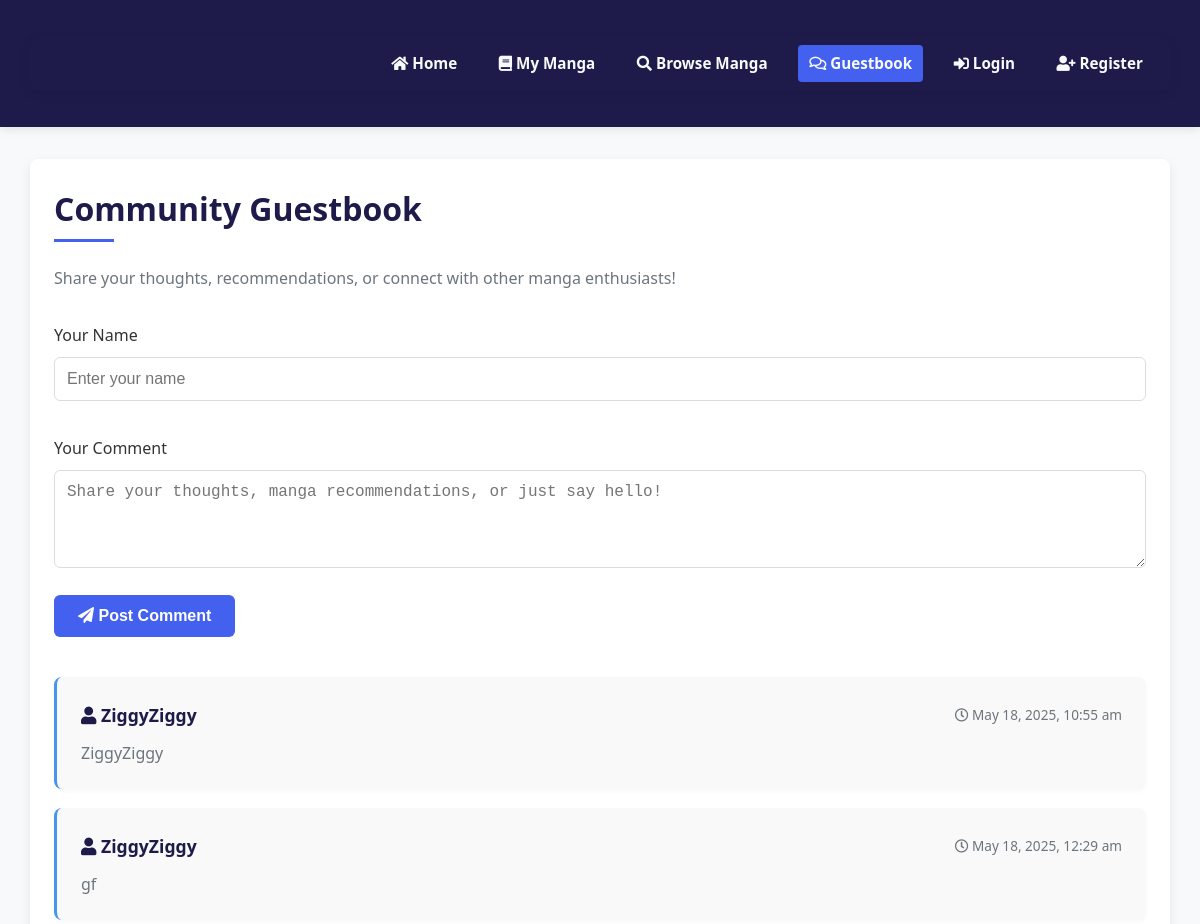
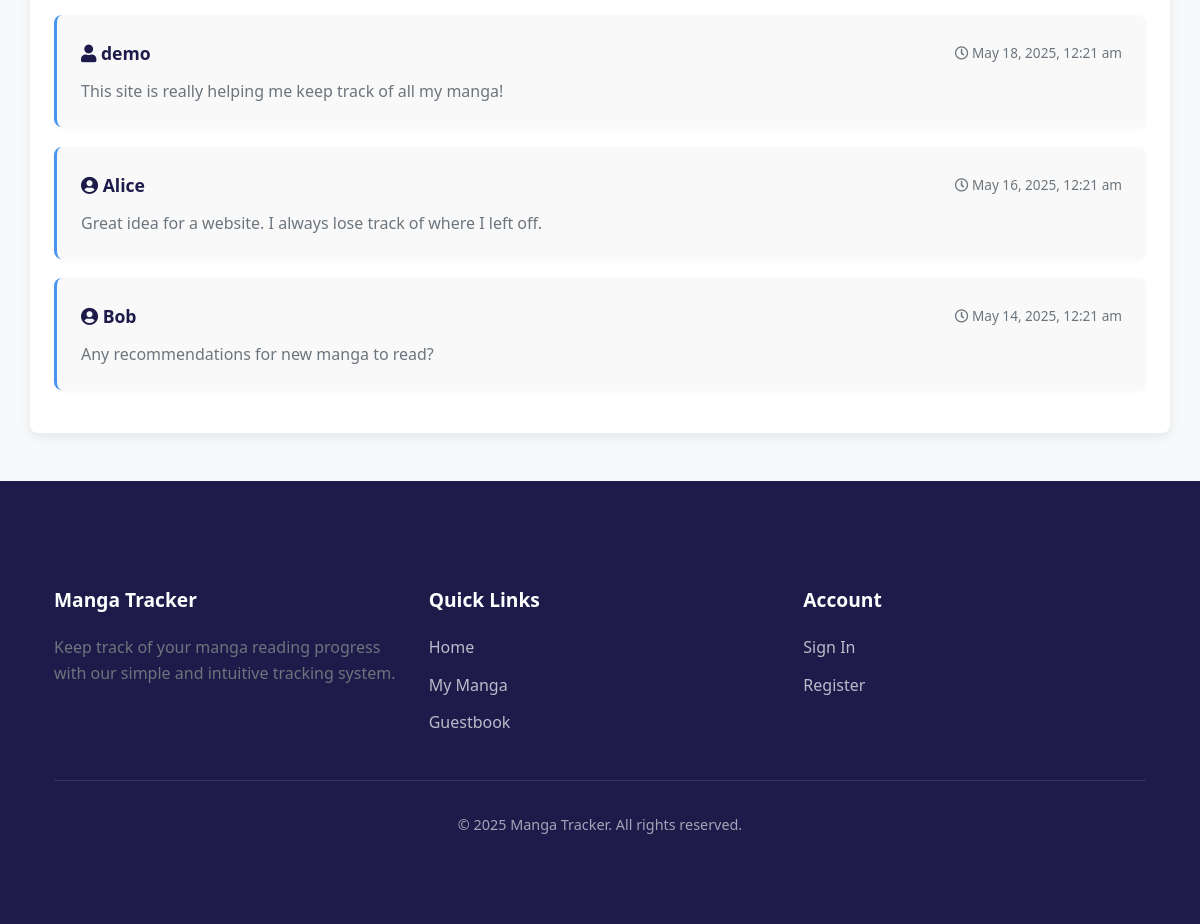
The page /comment.php on the database its author committed (2 pictures, top to bottom).
### tables this page shows
CREATE TABLE `comments` (
  `id` int NOT NULL,
  `user_id` int DEFAULT NULL,
  `name` varchar(100) NOT NULL,
  `content` text NOT NULL,
  `created_at` timestamp NOT NULL DEFAULT CURRENT_TIMESTAMP
);

CREATE TABLE `users` (
  `id` int NOT NULL,
  `username` varchar(50) NOT NULL,
  `password_hash` varchar(255) NOT NULL,
  `email` varchar(100) DEFAULT NULL,
  `created_at` timestamp NOT NULL DEFAULT CURRENT_TIMESTAMP
);

### comment.php (the view, shortened to what this page needs)
<?php require_once __DIR__.'/config/config.php';
$stmt = $pdo->prepare("
  SELECT c.*, u.username
  FROM comments c
  LEFT JOIN users u ON c.user_id = u.id
  ORDER BY c.created_at DESC
  LIMIT 20
");
$stmt->execute();
$comments = $stmt->fetchAll();
?>
<!DOCTYPE html>
<html lang="en">
<head>
  <title>Guestbook – Manga Tracker</title>  <link rel="stylesheet" href="https://cdnjs.cloudflare.com/ajax/libs/font-awesome/5.15.4/css/all.min.css">
  <link rel="stylesheet" href="assets/css/style.css">
  <link rel="stylesheet" href="assets/css/style-fixes.css">
  <link rel="stylesheet" href="assets/css/responsive.css">
</head>
<body>
  <?php include __DIR__.'/header.php'; ?>
  <div class="container">
    <h1>Community Guestbook</h1>
    <p>Share your thoughts, recommendations, or connect with other manga enthusiasts!</p>
    <form method="post" class="mt-2">
      <div class="form-row">
        <div>
          <label for="name">Your Name</label>
          <input type="text" id="name" name="name" placeholder="Enter your name" value="<?= isset($_SESSION['username']) ? htmlspecialchars($_SESSION['username']) : '' ?>" required>
        </div>
      </div>
      <label for="comment">Your Comment</label>
      <textarea id="comment" name="comment" rows="4" placeholder="Share your thoughts, manga recommendations, or just say hello!" required></textarea>
      <button type="submit"><i class="fas fa-paper-plane"></i> Post Comment</button>
    </form>
    <div class="comment-list">
      <?php if (count($comments) > 0): ?>
        <?php foreach($comments as $comment): ?>
          <div class="comment">
            <div class="comment-header">
              <strong>
                <?php if($comment['user_id']): ?>
                  <i class="fas fa-user"></i>
                  <?= htmlspecialchars($comment['username'] ?: $comment['name']) ?>
                <?php else: ?>
                  <i class="fas fa-user-circle"></i>
                  <?= htmlspecialchars($comment['name']) ?>
                <?php endif; ?>
              </strong>
              <em><i class="far fa-clock"></i> <?= date('F j, Y, g:i a', strtotime($comment['created_at'])) ?></em>
            </div>
            <p><?= nl2br(htmlspecialchars($comment['content'])) ?></p>
          </div>
        <?php endforeach; ?>
      <?php endif; ?>
    </div>
  </div>
  <?php include __DIR__.'/footer.php'; ?>
</body>
</html>

### header.php (shortened to what this page needs)
<?php
$isAdminPage = strpos($_SERVER['PHP_SELF'], '/admin/') !== false;
$baseUrl = $isAdminPage ? '../' : '';
?>
<header>
  <div class="container">
    <nav class="main-nav">
      <a href="<?= $baseUrl ?>index.php"><i class="fas fa-home"></i> <span>Home</span></a>
      <a href="<?= $baseUrl ?>manga.php"><i class="fas fa-book"></i> <span>My Manga</span></a>
      <a href="<?= $baseUrl ?>browse.php"><i class="fas fa-search"></i> <span>Browse Manga</span></a>
      <a href="<?= $baseUrl ?>comment.php"><i class="far fa-comments"></i> <span>Guestbook</span></a>
      <?php if (empty($_SESSION['user_id'])): ?>
        <a href="<?= $baseUrl ?>login.php"><i class="fas fa-sign-in-alt"></i> <span>Login</span></a>
        <a href="<?= $baseUrl ?>register.php"><i class="fas fa-user-plus"></i> <span>Register</span></a>
      <?php endif; ?>
    </nav>
  </div>
</header>

### footer.php (shortened to what this page needs)
<footer>
  <div class="container">
    <div class="footer-grid">
      <div>
        <h4>Manga Tracker</h4>
        <p>Keep track of your manga reading progress with our simple and intuitive tracking system.</p>
      </div>      <div class="footer-links">
        <h4>Quick Links</h4>
        <a href="<?= $baseUrl ?>index.php">Home</a>
        <a href="<?= $baseUrl ?>manga.php">My Manga</a>
        <a href="<?= $baseUrl ?>comment.php">Guestbook</a>
      </div>
      <div class="footer-links">
        <h4>Account</h4>        <?php if (empty($_SESSION['user_id'])): ?>
          <a href="<?= $baseUrl ?>login.php">Sign In</a>
          <a href="<?= $baseUrl ?>register.php">Register</a>
        <?php else: ?>
          <a href="<?= $baseUrl ?>logout.php">Sign Out</a>
        <?php endif; ?>
      </div>
    </div>
    <div class="copyright">
      &copy; <?php echo date('Y'); ?> Manga Tracker. All rights reserved.
    </div>
  </div>
</footer>

### assets/css/style.css (style rules this page uses)
* { box-sizing: border-box; margin: 0; padding: 0; }
:root { --primary: #4361ee; --primary-light: #4895ef; --secondary: #3f37c9; --dark: #1e1b4b; --light: #f8f9fa; --gray: #6c757d; --success: #4cc9f0; --danger: #ef476f; }
body { font-family: 'Segoe UI', 'Roboto', Arial, sans-serif; background: var(--light); color: #333; line-height: 1.6; }
header { background: var(--dark); padding: 0.4rem 0; box-shadow: 0 2px 10px rgba(0,0,0,0.1); position: sticky; top: 0; z-index: 100; }
header .container { max-width: 1140px; margin: auto; background: transparent; padding: 0.3rem 1rem; display: flex; align-items: center; justify-content: space-between; }
header nav { display: flex; gap: 1.2rem; }
header nav a { color: var(--light); text-decoration: none; font-weight: 600; font-size: 0.95rem; padding: 0.4rem 0.7rem; border-radius: 4px; transition: all 0.2s ease; }
header nav a.active { background-color: var(--primary); }
.container { max-width: 1140px; margin: 2rem auto; background: #ffffff; padding: 1.5rem; border-radius: 8px; box-shadow: 0 4px 12px rgba(0,0,0,0.08); }
h1 { margin-bottom: 1.5rem; font-size: 2rem; color: var(--dark); position: relative; padding-bottom: 0.5rem; }
h1::after { content: ''; position: absolute; left: 0; bottom: 0; height: 3px; width: 60px; background: var(--primary); }
.container p { margin-bottom: 1.2rem; color: var(--gray); }
form { margin-bottom: 2rem; }
form label { display: block; margin-bottom: 0.5rem; font-weight: 500; }
form input, form textarea { width: 100%; padding: 0.75rem; margin-bottom: 1.2rem; border: 1px solid #ddd; border-radius: 6px; font-size: 1rem; transition: border-color 0.2s ease; }
form button { padding: 0.75rem 1.5rem; background: var(--primary); color: #ffffff; border: none; border-radius: 6px; cursor: pointer; font-size: 1rem; font-weight: 600; transition: all 0.2s ease; }
@media (min-width: 768px) { .form-row { display: flex; gap: 1.5rem; } }
@media (min-width: 768px) { .form-row > * { flex: 1; } }
.comment-list { margin-top: 2.5rem; }
.comment { padding: 1.5rem; border-radius: 8px; background: #f9f9f9; margin-bottom: 1.2rem; box-shadow: 0 2px 5px rgba(0,0,0,0.03); border-left: 3px solid var(--primary-light); }
.comment-header { display: flex; justify-content: space-between; align-items: center; margin-bottom: 0.75rem; }
.comment strong { font-weight: 600; color: var(--dark); font-size: 1.1rem; }
.comment em { font-style: normal; color: var(--gray); font-size: 0.85rem; }
.comment p { margin: 0.75rem 0 0; line-height: 1.5; }
footer { background: var(--dark); color: white; padding: 3rem 0 2rem; margin-top: 3rem; }
footer .container { background: transparent; box-shadow: none; }
footer h4 { color: white; margin-bottom: 1.2rem; font-size: 1.2rem; }
.footer-grid { display: grid; grid-template-columns: repeat(auto-fit, minmax(250px, 1fr)); gap: 2rem; }
.footer-links a { color: rgba(255,255,255,0.7); text-decoration: none; display: block; margin-bottom: 0.75rem; transition: color 0.2s; }
.copyright { text-align: center; padding-top: 2rem; margin-top: 2rem; border-top: 1px solid rgba(255,255,255,0.1); color: rgba(255,255,255,0.6); font-size: 0.9rem; }
.mt-2 { margin-top: 2rem; }

### assets/css/style-fixes.css (style rules this page uses)
@media (min-width: 769px) { header .container { display: flex; align-items: center; justify-content: space-between; padding: 0.3rem 1rem; } }
@media (min-width: 769px) { header .main-nav { margin-left: auto; } }
@media (min-width: 769px) { header nav { display: flex; gap: 1.2rem; max-height: none; overflow: visible; } }
@media (min-width: 769px) { .container { max-width: 1140px; margin: 2rem auto; padding: 1.5rem; } }
.form-row { display: flex; flex-wrap: wrap; gap: 1rem; margin-bottom: 1rem; }
.form-row > div { flex: 1; min-width: 200px; }

### assets/css/responsive.css (style rules this page uses)
@media (min-width: 769px) { header .container { display: flex; align-items: center; justify-content: space-between; } }
@media (min-width: 769px) { header .main-nav { display: flex; max-height: none; overflow: visible; flex-direction: row; gap: 1.2rem; } }

### rows shown on the page
comments: user.username "ZiggyZiggy", created_at "May 18, 2025, 10:55 am", content "ZiggyZiggy"
comments: user.username "ZiggyZiggy", created_at "May 18, 2025, 12:29 am", content "gf"
comments: user.username "demo", created_at "May 18, 2025, 12:21 am", content "This site is really helping me keep track of all my manga!"
comments: name "Alice", created_at "May 16, 2025, 12:21 am", content "Great idea for a website. I always lose track of where I left off."
comments: name "Bob", created_at "May 14, 2025, 12:21 am", content "Any recommendations for new manga to read?"
